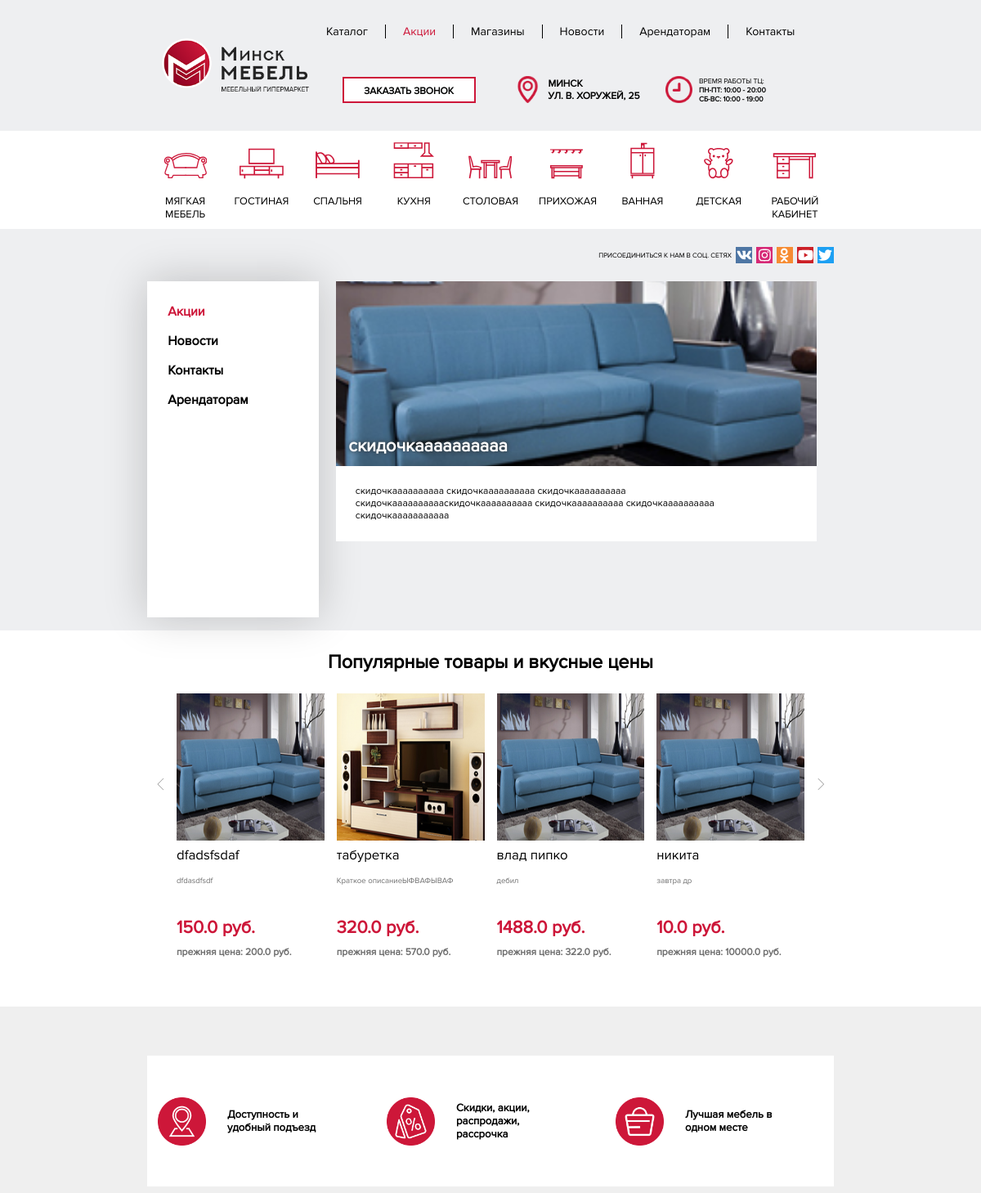
Before: /sales/ (upper part) with the older database file.
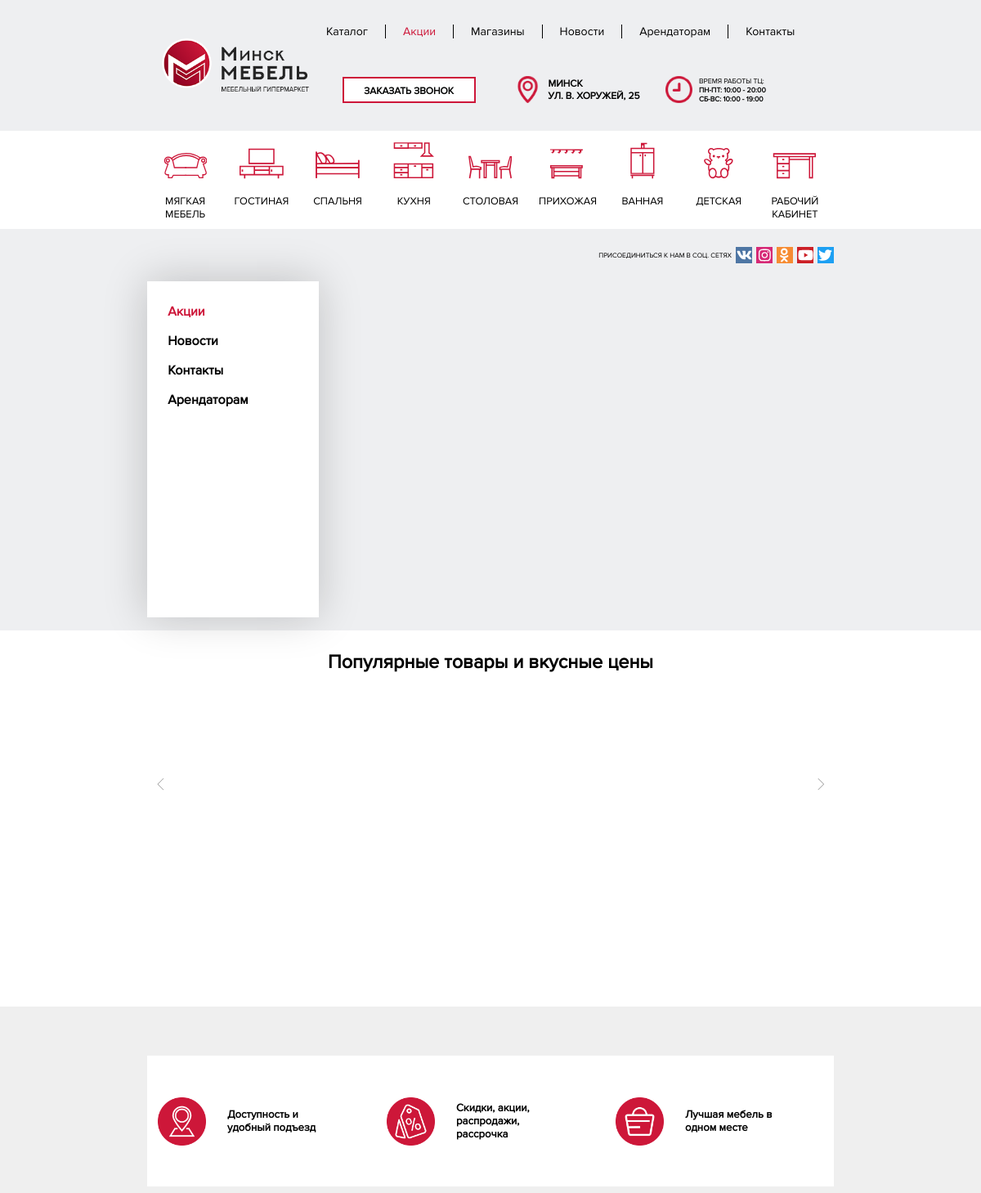
After: the same page with the newer database file.
### mainpage/models.py (models this page shows, shortened)
class Sale(models.Model):
    title = models.CharField("Заголовок акции", max_length=40)
    discriotion = models.TextField("Описание")
    image = models.ImageField("Картинка",upload_to="", null=True, blank=True)

### catalog/models.py (models this page shows, shortened)
class ShopItem(models.Model):
    categoryTemplate = (
        ('1', 'Мягкая мебель'),
        ('2', 'Гостиная'),
        ('3', 'Спальня'),
        ('4', 'Кухня'),
        ('5', 'Столовая'),
        ('6', 'Прихожая'),
        ('7', 'Ванная'),
        ('8', 'Детская'),
        ('9', 'Рабочий кабинет'),
    )
    title = models.CharField("Название товара",max_length=40)
    subtitle = models.CharField("Краткое описание",max_length=40)
    discriotion = models.TextField("Описание товара")
    size = models.CharField("Размеры",max_length=40, default=None, blank=True)
    matherial = models.CharField("Материал",max_length=40, default=None, blank=True)
    color = models.CharField("Цвета",max_length=40, default=None, blank=True)
    qualities = models.TextField("Доп. характеристики", default=None, blank=True)
    price = models.FloatField("Цена",default=0.00)
    isdiscount = models.BooleanField("На скидке?", default=False)
    newprice = models.FloatField("Новая цена (Если товар не на скидке, пожалуйста, укажите цену, равную обычной)", default=0.00);
    seller = models.ForeignKey(shops, on_delete=models.CASCADE, verbose_name="Поставщик")
    Category = models.CharField("Категория",default='Мягкая мебель',max_length=20, choices=categoryTemplate)
    inCollection = models.ForeignKey(Collection, on_delete=models.SET_NULL, null=True, verbose_name="Коллекция", blank=True)
    image = models.ImageField("Главное фото (обязательно)",upload_to="",null=False, blank=False)
    image1 = models.ImageField("Доп. фото (Необязательно)",default=None,upload_to="",null=True, blank=True)
    image2 = models.ImageField("Доп. фото (Необязательно)",default=None,upload_to="",null=True, blank=True)
    image3 = models.ImageField("Доп. фото (Необязательно)",default=None,upload_to="",null=True, blank=True)
    image4 = models.ImageField("Доп. фото (Необязательно)",default=None,upload_to="",null=True, blank=True)
    image5 = models.ImageField("Доп. фото (Необязательно)",default=None,upload_to="",null=True, blank=True)
    image6 = models.ImageField("Доп. фото (Необязательно)",default=None,upload_to="",null=True, blank=True)
    image7 = models.ImageField("Доп. фото (Необязательно)",default=None,upload_to="",null=True, blank=True)
    image8 = models.ImageField("Доп. фото (Необязательно)",default=None,upload_to="",null=True, blank=True)

### catalog/views.py (the view)
# urls.py: re_path(r'^sales/$', views.allsales),
def allsales(request):
    form =forms.ContactForm()
    allsales = Sale.objects.all()
    alldiscounts1 = models.ShopItem.objects.all();
    alldiscounts = []
    for objj in alldiscounts1:
        if objj.isdiscount:
            alldiscounts.append(objj)
    return render(request, 'allsales.html', {'sales': allsales, 'slider2': alldiscounts, "form" : form})

### catalog/templates/allsales.html (shortened to what the changed rows need)
<html>
<head>
    {% load staticfiles %}
    <link rel='stylesheet prefetch' href='https://cdnjs.cloudflare.com/ajax/libs/Swiper/4.0.7/css/swiper.min.css'>
 <link rel="stylesheet" type="text/css" href="{% static 'style.css' %}">
    <link rel="stylesheet" type="text/css" href="{% static 'css/style_index.css' %}">
    <link rel="stylesheet" type="text/css" href="{% static 'style_page.css' %}">
    <link rel="stylesheet" type="text/css" href="{% static 'style_contacts.css' %}">
        <link rel="stylesheet" type="text/css" href="{% static 'mainpage/css/menu.css' %}">
	<link rel="stylesheet" type="text/css" href="{% static 'mainpage/css/adaptation.css' %}">
<link rel="stylesheet" type="text/css" href="{% static 'mainpage/css/callslider.css' %}">
    <link rel="stylesheet"  href="{% static 'lightslider.css' %}"/>
    <link rel="stylesheet"  href="{% static 'slider2.css' %}"/>
</head>
<body>
  <contacts style="height: auto">
      <div class="howtoconnect" style="height: auto">
        <div class="mapandform" style="height:auto">
           {% for sale in sales %}
            <div class="news" style="width:100%;">
                <div class="name" style="width:100%;font-weight: bold;font-size: 1.8vw;padding-top: 32%;padding-bottom: 2%;font-family: Proxima;background: url({{sale.image.url}});color: white;background-size: cover;background-position: center;"><a href="/sales/{{sale.id}}" style="text-decoration: none;margin-left: 15px;color: inherit;text-shadow: 0px 0px 5px #2f2f2f;">{{sale.title}}</a> </div>
              <div class="content" style= "background-color:white;width:92%;font-size: 1vw;margin-bottom: 2%; padding: 4%; font-family: Proxima">
                  {{sale.discriotion}}
              </div>
            </div>
            {% endfor %}
        </div>
          </div>
  </contacts>
  <products style="background-color:white">
    <div class="slider2">
     <ul id="content-slider" class="content-slider">
               {% for objj in slider2 %}
             <div>
                  <li class="listitem" >
                  <div class="contentslider2">
                  		<div class="image" style="background-image: url({{objj.image.url}});"><a href="/catalog/{{objj.id}}" style="display: block; width: 100%; height: 100%"></a> </div>
                  		<div style="display:table; height: 10%">
                  			<div class="name">
                  				{{objj.title}}
                  			</div>
                  		</div>
                  		<div style="display:table; height: 7%">
                  			<div class="more">
                  				{{objj.subtitle}}
                  			</div>
                  		</div>
                  		<div style="display:table; height: 16%">
                  			<div class="price">
                  				{{objj.newprice}} руб.
                  			</div>
                  		</div>
                  		<div style="display:table; height: 7%">
                  			<div class="preprice">
                  				прежняя цена: {{objj.price}} руб.
                  			</div>
                  		</div>
                  </div>
                </li>
            </div>
             {% endfor %}
            </ul>
    </div>
  </products>
</body>
</html>

Changed rows visible on the page:
removed Sale: image (picture), title "скидочкаааааааааа", discriotion "скидочкаааааааааа скидочкаааааааааа скидочкаааааааааа скидочкааааааааааскидочкаааааааааа скидочкаааааааааа скидочкаааааааааа скидочкааааааааааа"
no longer on this page (row edited): ShopItem: image (picture), {{ objj.id }} 1 (drawn), title "dfadsfsdaf", subtitle "dfdasdfsdf", newprice "150.0", price "200.0"
removed ShopItem: image (picture), title "табуретка", subtitle "Краткое описаниеЫФВАФЫВАФ", newprice "320.0", price "570.0"
removed ShopItem: image (picture), title "влад пипко", subtitle "дебил", newprice "1488.0", price "322.0"
removed ShopItem: image (picture), title "никита", subtitle "завтра др", newprice "10.0", price "10000.0"
